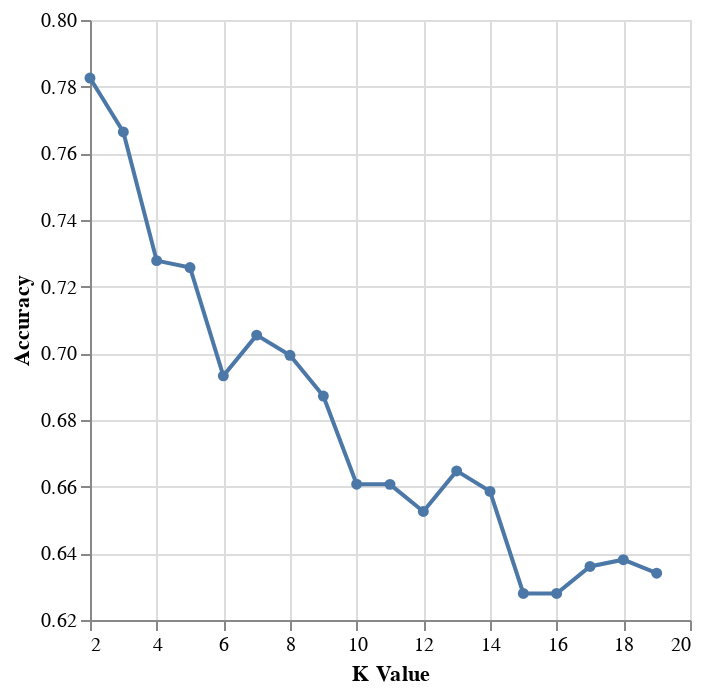

The code cell stored with this chart in its notebook:
### Code cell
# visualize k value vs accuracy
heartdisease_pipe = make_pipeline(heartdisease_preprocessor, KNeighborsClassifier())

param_grid = {
    "kneighborsclassifier__n_neighbors": range(2, 20),
}

gridsearch = GridSearchCV(
    estimator = heartdisease_pipe,
    param_grid = param_grid,
    cv = 5,
    n_jobs = -1,
    return_train_score = True
)

gridsearch.fit(heartdisease_train[['cholesterol','max_heart_rate','resting_bp']], heartdisease_train['diagnosis'])

cv_results = pd.DataFrame(gridsearch.cv_results_)

crossvalplot = alt.Chart(cv_results).mark_line(point = True).encode(
    x = alt.X("param_kneighborsclassifier__n_neighbors").title("K Value"),
    y = alt.Y("mean_test_score").title("Accuracy").scale(zero = False)
)

crossvalplot

### Figure 1 — Vega-Lite specification as saved in the notebook (floating-point values rounded to 4 significant figures)
{"config": {"view": {"continuousWidth": 300, "continuousHeight": 300}}, "data": {"name": "data-4973c5420bd449acd54be110c5d39cba"}, "mark": {"type": "line", "point": true}, "encoding": {"x": {"field": "param_kneighborsclassifier__n_neighbors", "title": "K Value", "type": "quantitative"}, "y": {"field": "mean_test_score", "scale": {"zero": false}, "title": "Accuracy", "type": "quantitative"}}, "$schema": "https://vega.github.io/schema/vega-lite/v5.16.3.json", "datasets": {"data-4973c5420bd449acd54be110c5d39cba": [{"mean_fit_time": 0.006427, "std_fit_time": 0.000532, "mean_score_time": 0.008046, "std_score_time": 0.0004053, "param_kneighborsclassifier__n_neighbors": 2, "params": {"kneighborsclassifier__n_neighbors": 2}, "split0_test_score": 0.697, "split1_test_score": 0.8384, "split2_test_score": 0.7959, "split3_test_score": 0.8061, "split4_test_score": 0.7755, "mean_test_score": 0.7826, "std_test_score": 0.04738, "rank_test_score": 1, "split0_train_score": 0.9415, "split1_train_score": 0.9466, "split2_train_score": 0.9416, "split3_train_score": 0.9492, "split4_train_score": 0.9442, "mean_train_score": 0.9446, "std_train_score": 0.002973}, {"mean_fit_time": 0.006336, "std_fit_time": 0.0002457, "mean_score_time": 0.008415, "std_score_time": 0.0012, "param_kneighborsclassifier__n_neighbors": 3, "params": {"kneighborsclassifier__n_neighbors": 3}, "split0_test_score": 0.6667, "split1_test_score": 0.7879, "split2_test_score": 0.8163, "split3_test_score": 0.8163, "split4_test_score": 0.7449, "mean_test_score": 0.7664, "std_test_score": 0.05631, "rank_test_score": 2, "split0_train_score": 0.8651, "split1_train_score": 0.883, "split2_train_score": 0.8706, "split3_train_score": 0.8782, "split4_train_score": 0.8909, "mean_train_score": 0.8775, "std_train_score": 0.009052}, {"mean_fit_time": 0.007243, "std_fit_time": 0.001992, "mean_score_time": 0.008088, "std_score_time": 0.0002076, "param_kneighborsclassifier__n_neighbors": 4, "params": {"kneighborsclassifier__n_neighbors": 4}, "split0_test_score": 0.6263, "split1_test_score": 0.7475, "split2_test_score": 0.7857, "split3_test_score": 0.7755, "split4_test_score": 0.7041, "mean_test_score": 0.7278, "std_test_score": 0.05812, "rank_test_score": 3, "split0_train_score": 0.8422, "split1_train_score": 0.8295, "split2_train_score": 0.8401, "split3_train_score": 0.8452, "split4_train_score": 0.8528, "mean_train_score": 0.842, "std_train_score": 0.007564}, {"mean_fit_time": 0.006532, "std_fit_time": 0.0002265, "mean_score_time": 0.008002, "std_score_time": 0.0001856, "param_kneighborsclassifier__n_neighbors": 5, "params": {"kneighborsclassifier__n_neighbors": 5}, "split0_test_score": 0.6667, "split1_test_score": 0.7172, "split2_test_score": 0.7755, "split3_test_score": 0.7449, "split4_test_score": 0.7245, "mean_test_score": 0.7257, "std_test_score": 0.0358, "rank_test_score": 4, "split0_train_score": 0.8193, "split1_train_score": 0.7964, "split2_train_score": 0.7995, "split3_train_score": 0.8122, "split4_train_score": 0.8249, "mean_train_score": 0.8105, "std_train_score": 0.01101}, {"mean_fit_time": 0.006405, "std_fit_time": 0.0003496, "mean_score_time": 0.008165, "std_score_time": 0.0002129, "param_kneighborsclassifier__n_neighbors": 6, "params": {"kneighborsclassifier__n_neighbors": 6}, "split0_test_score": 0.6667, "split1_test_score": 0.6465, "split2_test_score": 0.7551, "split3_test_score": 0.7143, "split4_test_score": 0.6837, "mean_test_score": 0.6932, "std_test_score": 0.03809, "rank_test_score": 7, "split0_train_score": 0.8066, "split1_train_score": 0.771, "split2_train_score": 0.7919, "split3_train_score": 0.7716, "split4_train_score": 0.7741, "mean_train_score": 0.783, "std_train_score": 0.01407}, {"mean_fit_time": 0.006564, "std_fit_time": 0.0004286, "mean_score_time": 0.008092, "std_score_time": 0.0001282, "param_kneighborsclassifier__n_neighbors": 7, "params": {"kneighborsclassifier__n_neighbors": 7}, "split0_test_score": 0.6465, "split1_test_score": 0.6768, "split2_test_score": 0.7449, "split3_test_score": 0.7551, "split4_test_score": 0.7041, "mean_test_score": 0.7055, "std_test_score": 0.04081, "rank_test_score": 5, "split0_train_score": 0.7939, "split1_train_score": 0.7583, "split2_train_score": 0.7513, "split3_train_score": 0.7589, "split4_train_score": 0.7792, "mean_train_score": 0.7683, "std_train_score": 0.01583}, {"mean_fit_time": 0.006329, "std_fit_time": 0.0001248, "mean_score_time": 0.008097, "std_score_time": 0.0002913, "param_kneighborsclassifier__n_neighbors": 8, "params": {"kneighborsclassifier__n_neighbors": 8}, "split0_test_score": 0.6263, "split1_test_score": 0.6667, "split2_test_score": 0.7449, "split3_test_score": 0.7551, "split4_test_score": 0.7041, "mean_test_score": 0.6994, "std_test_score": 0.0482, "rank_test_score": 6, "split0_train_score": 0.771, "split1_train_score": 0.7557, "split2_train_score": 0.7411, "split3_train_score": 0.7589, "split4_train_score": 0.7513, "mean_train_score": 0.7556, "std_train_score": 0.00976}, {"mean_fit_time": 0.006239, "std_fit_time": 0.0001378, "mean_score_time": 0.007795, "std_score_time": 0.0001225, "param_kneighborsclassifier__n_neighbors": 9, "params": {"kneighborsclassifier__n_neighbors": 9}, "split0_test_score": 0.6364, "split1_test_score": 0.6364, "split2_test_score": 0.7347, "split3_test_score": 0.7347, "split4_test_score": 0.6939, "mean_test_score": 0.6872, "std_test_score": 0.0441, "rank_test_score": 8, "split0_train_score": 0.7481, "split1_train_score": 0.743, "split2_train_score": 0.736, "split3_train_score": 0.7462, "split4_train_score": 0.7538, "mean_train_score": 0.7454, "std_train_score": 0.005863}, {"mean_fit_time": 0.00608, "std_fit_time": 7.906e-05, "mean_score_time": 0.008365, "std_score_time": 0.001212, "param_kneighborsclassifier__n_neighbors": 10, "params": {"kneighborsclassifier__n_neighbors": 10}, "split0_test_score": 0.6061, "split1_test_score": 0.6364, "split2_test_score": 0.6939, "split3_test_score": 0.7245, "split4_test_score": 0.6429, "mean_test_score": 0.6607, "std_test_score": 0.04258, "rank_test_score": 10, "split0_train_score": 0.7379, "split1_train_score": 0.7303, "split2_train_score": 0.7183, "split3_train_score": 0.7259, "split4_train_score": 0.6954, "mean_train_score": 0.7216, "std_train_score": 0.01453}, {"mean_fit_time": 0.006555, "std_fit_time": 0.0009226, "mean_score_time": 0.008233, "std_score_time": 0.0005954, "param_kneighborsclassifier__n_neighbors": 11, "params": {"kneighborsclassifier__n_neighbors": 11}, "split0_test_score": 0.6364, "split1_test_score": 0.6263, "split2_test_score": 0.7245, "split3_test_score": 0.6939, "split4_test_score": 0.6224, "mean_test_score": 0.6607, "std_test_score": 0.04102, "rank_test_score": 11, "split0_train_score": 0.7328, "split1_train_score": 0.7252, "split2_train_score": 0.698, "split3_train_score": 0.7183, "split4_train_score": 0.6954, "mean_train_score": 0.7139, "std_train_score": 0.01483}, {"mean_fit_time": 0.008003, "std_fit_time": 0.001119, "mean_score_time": 0.01002, "std_score_time": 0.001793, "param_kneighborsclassifier__n_neighbors": 12, "params": {"kneighborsclassifier__n_neighbors": 12}, "split0_test_score": 0.6263, "split1_test_score": 0.6162, "split2_test_score": 0.7143, "split3_test_score": 0.6837, "split4_test_score": 0.6224, "mean_test_score": 0.6526, "std_test_score": 0.03925, "rank_test_score": 13, "split0_train_score": 0.7176, "split1_train_score": 0.715, "split2_train_score": 0.6726, "split3_train_score": 0.6802, "split4_train_score": 0.6954, "mean_train_score": 0.6962, "std_train_score": 0.01802}, {"mean_fit_time": 0.006568, "std_fit_time": 0.0003784, "mean_score_time": 0.008761, "std_score_time": 0.001077, "param_kneighborsclassifier__n_neighbors": 13, "params": {"kneighborsclassifier__n_neighbors": 13}, "split0_test_score": 0.6465, "split1_test_score": 0.6364, "split2_test_score": 0.7041, "split3_test_score": 0.6939, "split4_test_score": 0.6429, "mean_test_score": 0.6647, "std_test_score": 0.02834, "rank_test_score": 9, "split0_train_score": 0.6947, "split1_train_score": 0.7048, "split2_train_score": 0.6929, "split3_train_score": 0.7005, "split4_train_score": 0.7107, "mean_train_score": 0.7007, "std_train_score": 0.006539}, {"mean_fit_time": 0.00616, "std_fit_time": 0.0001027, "mean_score_time": 0.007845, "std_score_time": 0.000244, "param_kneighborsclassifier__n_neighbors": 14, "params": {"kneighborsclassifier__n_neighbors": 14}, "split0_test_score": 0.6263, "split1_test_score": 0.6667, "split2_test_score": 0.6837, "split3_test_score": 0.6939, "split4_test_score": 0.6224, "mean_test_score": 0.6586, "std_test_score": 0.02929, "rank_test_score": 12, "split0_train_score": 0.687, "split1_train_score": 0.7023, "split2_train_score": 0.6701, "split3_train_score": 0.6954, "split4_train_score": 0.7005, "mean_train_score": 0.6911, "std_train_score": 0.01177}, {"mean_fit_time": 0.006488, "std_fit_time": 0.0001743, "mean_score_time": 0.008091, "std_score_time": 0.0002252, "param_kneighborsclassifier__n_neighbors": 15, "params": {"kneighborsclassifier__n_neighbors": 15}, "split0_test_score": 0.6263, "split1_test_score": 0.6667, "split2_test_score": 0.6735, "split3_test_score": 0.5714, "split4_test_score": 0.602, "mean_test_score": 0.628, "std_test_score": 0.03857, "rank_test_score": 17, "split0_train_score": 0.687, "split1_train_score": 0.7023, "split2_train_score": 0.6777, "split3_train_score": 0.7056, "split4_train_score": 0.7005, "mean_train_score": 0.6946, "std_train_score": 0.01057}, {"mean_fit_time": 0.006278, "std_fit_time": 0.0002226, "mean_score_time": 0.008109, "std_score_time": 0.0002018, "param_kneighborsclassifier__n_neighbors": 16, "params": {"kneighborsclassifier__n_neighbors": 16}, "split0_test_score": 0.6364, "split1_test_score": 0.6667, "split2_test_score": 0.6735, "split3_test_score": 0.551, "split4_test_score": 0.6122, "mean_test_score": 0.628, "std_test_score": 0.04429, "rank_test_score": 18, "split0_train_score": 0.6819, "split1_train_score": 0.6794, "split2_train_score": 0.6853, "split3_train_score": 0.6777, "split4_train_score": 0.703, "mean_train_score": 0.6855, "std_train_score": 0.009158}, {"mean_fit_time": 0.006324, "std_fit_time": 0.0002248, "mean_score_time": 0.008223, "std_score_time": 0.0001938, "param_kneighborsclassifier__n_neighbors": 17, "params": {"kneighborsclassifier__n_neighbors": 17}, "split0_test_score": 0.6667, "split1_test_score": 0.6667, "split2_test_score": 0.6837, "split3_test_score": 0.5714, "split4_test_score": 0.5918, "mean_test_score": 0.6361, "std_test_score": 0.04533, "rank_test_score": 15, "split0_train_score": 0.6896, "split1_train_score": 0.6768, "split2_train_score": 0.6802, "split3_train_score": 0.7005, "split4_train_score": 0.7056, "mean_train_score": 0.6905, "std_train_score": 0.01114}, {"mean_fit_time": 0.00635, "std_fit_time": 0.0006077, "mean_score_time": 0.008549, "std_score_time": 0.0006824, "param_kneighborsclassifier__n_neighbors": 18, "params": {"kneighborsclassifier__n_neighbors": 18}, "split0_test_score": 0.6667, "split1_test_score": 0.6667, "split2_test_score": 0.6939, "split3_test_score": 0.5714, "split4_test_score": 0.5918, "mean_test_score": 0.6381, "std_test_score": 0.0476, "rank_test_score": 14, "split0_train_score": 0.6667, "split1_train_score": 0.6641, "split2_train_score": 0.6904, "split3_train_score": 0.6929, "split4_train_score": 0.703, "mean_train_score": 0.6834, "std_train_score": 0.01534}, {"mean_fit_time": 0.006448, "std_fit_time": 0.0003324, "mean_score_time": 0.008289, "std_score_time": 0.0003707, "param_kneighborsclassifier__n_neighbors": 19, "params": {"kneighborsclassifier__n_neighbors": 19}, "split0_test_score": 0.6566, "split1_test_score": 0.6566, "split2_test_score": 0.6837, "split3_test_score": 0.5714, "split4_test_score": 0.602, "mean_test_score": 0.6341, "std_test_score": 0.04104, "rank_test_score": 16, "split0_train_score": 0.6743, "split1_train_score": 0.6692, "split2_train_score": 0.6523, "split3_train_score": 0.6904, "split4_train_score": 0.6904, "mean_train_score": 0.6753, "std_train_score": 0.01429}]}}
